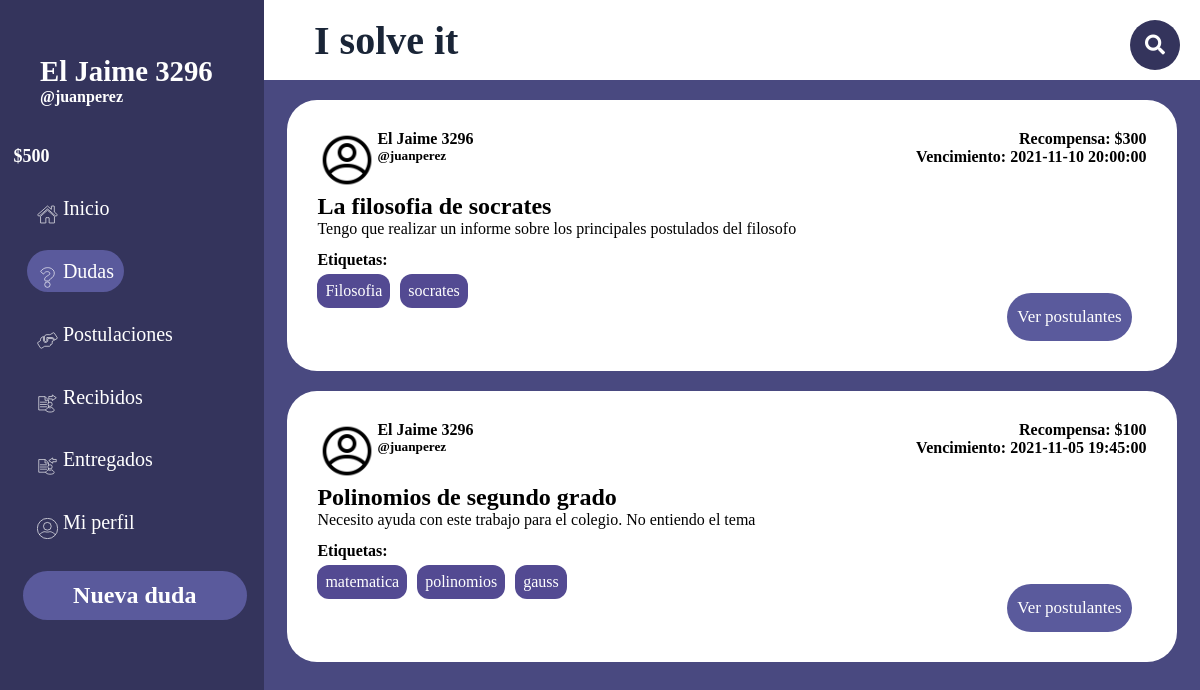
/PaginasBalsamiq/misdudas.php (signed in), run on the app's committed database.
### tables this page shows
CREATE TABLE `consulta` (
  `id_consulta` int(11) NOT NULL,
  `id_us` int(11) NOT NULL,
  `titulo` varchar(40) NOT NULL,
  `descripcion` varchar(280) NOT NULL,
  `recompensa` float NOT NULL,
  `fecha_subida` datetime NOT NULL DEFAULT current_timestamp(),
  `fecha_limite` datetime NOT NULL,
  `archivo` varchar(100) NOT NULL
);

CREATE TABLE `tag` (
  `id` int(11) NOT NULL,
  `tag` varchar(30) NOT NULL
);

### PaginasBalsamiq/misdudas.php (the view, shortened to what this page needs)
<!DOCTYPE html>
<html lang="es">
<head>
    <link rel="stylesheet" href="https://use.fontawesome.com/releases/v5.6.3/css/all.css">
    <link rel="stylesheet" href="style2.css">
    <link rel="stylesheet" href="NO_TOCAR.css">
    <link rel="stylesheet" href="publicacion_plantilla.css">
</head>
<body class="grid_container">
    <?php
        include('../ImplementarPHP/config.php');
    ?>
    <header class="header">
        <h1 class="ISolveIt">I solve it</h1>
        <div class="buscador">
            <div class="btn">
                <i class="fas fa-search icon"></i>
            </div>
        </div>
    </header>
    <aside class="sidebar">
        <div class="sidebar_usuario">
            <h4 class="h4"><?php echo $_SESSION['nombre']?></h4>
            <h5 class="h5">@<?php echo $_SESSION['username']?></h5>
            <h5 class="tokens">$<?php echo $_SESSION['tokens']?></h5>
        </div>
        <div class="sidebar_menu">
            <ul>
                <li class="botones_sidebar"><a class="a" href="inicio.php"><img class="iconos_sidebar" src="../PagInicio/Recursos/iconos/Inicio.svg" alt=""> Inicio</a></li>
                <li class="botones_sidebar"><a class="a" href="misdudas.php" style="background-color: #5a5a9c"><img class="iconos_sidebar" src="../PagInicio/Recursos/iconos/Dudas.svg" alt=""> Dudas</a></li>
                <li class="botones_sidebar"><a class="a" href="postulaciones.php"><img class="iconos_sidebar" src="../PagInicio/Recursos/iconos/Postulaciones.svg" alt=""> Postulaciones</a></li>
                <li class="botones_sidebar"><a class="a" href="recibidos.php"><img class="iconos_sidebar" src="../PagInicio/Recursos/iconos/Publicaciones_que_te_entregaron.svg" alt=""> Recibidos</a></li>
                <li class="botones_sidebar"><a class="a" href="entregados.php"><img class="iconos_sidebar" src="../PagInicio/Recursos/iconos/Publicaciones_Entregadas.svg" alt=""> Entregados</a></li>
                <li class="botones_sidebar"><a class="a" href="perfil.php"><img class="iconos_sidebar" id="icono_miperfil" src="../PagInicio/Recursos/iconos/Mi Perfil.svg" alt=""> Mi perfil</a></li>
            </ul>
        </div>
        <a href="nuevaPublicacion.php"><h2 class="h2">Nueva duda</h2></a>
    </aside>
    <div class="main">
        <div class="mainCont">
        <?php
            $i = 0;
            $consulta = $conn->prepare("SELECT * FROM consulta WHERE id_us = '".$_SESSION['id_us']."'");
            $consulta ->execute();
            while ($resultadoUser = $consulta->fetch(PDO::FETCH_ASSOC)) {
                echo'
                <div class="publicacion_preview" onclick="EntrarPublicacion(this.id);" id="'.$resultadoUser['id_consulta'].'">
                <div class="data">
                    <div class="foto">
                        <img class="fotoPerfil" src="recursos/fotoPerfil/'.$_SESSION['imagen'].'.png" alt="'.$_SESSION['username'].'">
                    </div>
                    <div class="usuario">
                        <h4>'.$_SESSION["nombre"].'</h4>
                        <h5>@'.$_SESSION["username"].'</h5>
                    </div>
                    <div class="recoyvenc">
                        <h4>Recompensa: $'.$resultadoUser["recompensa"].'</h4>
                        <h4>Vencimiento: '.$resultadoUser["fecha_limite"].'</h4>
                    </div>
                </div>
                <div class="cuerpo">
                    <h2>'.$resultadoUser['titulo'].'</h2>
                    <p class="desc">'.$resultadoUser['descripcion'].'</p>
                </div>
                <div class="tags">
                    <h4>Etiquetas: </h4>
                    <ul class="tags_list">
                ';
                $consulta5 = $conn->prepare("SELECT tag_cons FROM tag_cons WHERE id_cons = '".$resultadoUser['id_consulta']."'");
                $consulta5 ->execute();
                while($resultadoTagCons = $consulta5->fetch(PDO::FETCH_ASSOC)){
                    $consulta6 = $conn->prepare("SELECT tag FROM tag WHERE id = '".$resultadoTagCons['tag_cons']."'");
                    $consulta6 ->execute();
                    while($resultadoTag = $consulta6->fetch(PDO::FETCH_ASSOC)){
                        echo'<li class="tag">'.$resultadoTag['tag'].'</li>';
                    }
                }
                echo'
                                            </ul>
                                        </div>
                                ';
                                if($resultadoUser['id_us'] != $_SESSION['id_us']){
                                    echo'
                                        <div class="postularDiv">
                                    ';
                                    $i++;
                                    $consultaConcurso = $conn->prepare("SELECT id_concurso FROM concurso WHERE (id_consulta = '".$resultadoUser["id_consulta"]."' AND id_us = '".$_SESSION['id_us']."')");
                                    $consultaConcurso ->execute();
                                    if($resultadoConcurso = $consultaConcurso->fetch(PDO::FETCH_ASSOC)){
                                        echo'
                                            <form action="../ImplementarPHP/postular-cancelar.php" method="POST" id="cancelar'.$i.'">
                                                <input type="hidden" name="id_cons" value="'.$resultadoUser['id_consulta'].'">
                                                <input value="Cancelar postulacion" type="submit" class="postularBtn cancelar" name="cancelar" form="cancelar'.$i.'">
                                            </form>
                                        ';
                                    }
                                    else{
                                        echo'
                                        <form action="../ImplementarPHP/postular-cancelar.php" method="POST" id="postular'.$i.'">
                                            <input type="hidden" name="id_cons" value="'.$resultadoUser['id_consulta'].'">
                                            <input value="Postularme" type="submit" class="postularBtn postular" name="postular" form="postular'.$i.'">
                                        </form>
                                        ';
                                    }
                                    echo'
                                        </div>
                                    ';
                                }
                                else{
                                    echo'
                                        <div class="postularDiv">
                                            <input value="Ver postulantes" type="submit" class="postularBtn verPostulantes" name="verPostulantes">
                                        </div>
                                    ';
                                }
                                echo'
                                    </div>
                                ';
            }
        ?>
        </div>
    </div>
</body>
</html>

### PaginasBalsamiq/style2.css (style rules this page uses)
* { margin: 0; padding: 0; box-sizing: border-box; font-family: "corbel"; }
html { height: 100%; }
body { min-height: 100%; }
.grid_container { display: grid; grid-template: "sidebar header" 10vh "sidebar main" 90vh/ 22% auto; }
.header { background-color: white; grid-area: header; display: grid; align-items: center; grid-template: "titu busc" / auto 25% }
.ISolveIt { grid-area: titu; text-align: left; margin-left: 50px; color:#1a2537; font-size: 2.5rem; }
.a { font-size: 20px; text-decoration: none; color:white; padding: 10px; background-color: none; border-radius:50px ; }
a { text-decoration: none; }
.sidebar { background-color: #34345c; grid-area: sidebar; text-align: center; color:rgb(26, 21, 21); border-right:1px solid #34345c; }
.h2 { background-color: #5a5a9c; color:white; border-radius: 30px; padding:11px; width: 85%; margin-left: 23px; margin-top: 10%; }
.h4 { color:white; text-align: left; margin:55px 0px -40px 40px; font-size: 1.8rem; }
.h5 { color:white; text-align: left; margin:40px; font-size: 1rem; }
.tokens { color: white; margin-right: 200px; font-size: large; font-family: corbel; }
.main { background-color: #494980; grid-area: main; overflow-y: scroll; position: relative; }
.botones_sidebar { margin: 17px; padding: 10px; list-style: none; text-align: left; }
.iconos_sidebar { position: relative; top: 10px; width: 10%; height: auto; }

### PaginasBalsamiq/NO_TOCAR.css (style rules this page uses)
a { text-decoration: none; color: white }
input { width: 50%; height:100%; border-radius: 3px; border: 1px solid rgb(255, 255, 255); }
.buscador { width: 220px; height: 30px; padding: 5px; display: flex; justify-content: right; }
.btn { position:absolute; margin-top: -10px; right:0; height: 50px; width: 50px; line-height: 50px; background-color: #34345c; text-align: center; color: white; font-size: 20px; border-radius: 50%; cursor: pointer; margin-right: 20px; }

### PaginasBalsamiq/publicacion_plantilla.css (style rules this page uses)
.publicacion_preview { background-color: white; border-radius: 30px; height: auto; display: grid; grid-template: "data" 30% "cuerpo" auto "tags" 20%; padding: 30px; text-align: left; margin: auto; margin-top: 20px; max-width: 95%; cursor:pointer; }
.data { height: 100%; grid-area: data; display: flex; }
.cuerpo { grid-area: cuerpo; width: 60vw; }
.desc { width: 100%; word-wrap: break-word; max-height: 3rem; overflow:hidden; margin-bottom: 5px; }
.recoyvenc { margin-right: 0; margin-left: auto; text-align: right; }
.tags_list { display: flex; list-style: none; }
.tag { margin-right: 10px; background-color: rgb(83, 74, 146); border-radius: 12px; padding: 8px; color: white; margin-top: 5px; }
.fotoPerfil { width: 60px; }
.postularDiv { margin-right: 15px; margin-left: auto; }
.postularBtn { background-color: #5a5a9c; color: white; width: 100%; height: 100%; border: none; padding: 10px; border-radius: 30px; cursor: pointer; text-align: center; font-size: 17px; }

### data on the page
consulta: recompensa "300", fecha_limite "2021-11-10 20:00:00", titulo "La filosofia de socrates", descripcion "Tengo que realizar un informe sobre los principales postulados del filosofo"
tag: tag "Filosofia"
tag: tag "socrates"
consulta: recompensa "100", fecha_limite "2021-11-05 19:45:00", titulo "Polinomios de segundo grado", descripcion "Necesito ayuda con este trabajo para el colegio. No entiendo el tema"
tag: tag "matematica"
tag: tag "polinomios"
tag: tag "gauss"

### other printed values
$_SESSION['nombre'] "El Jaime 3296"
$_SESSION['username'] "juanperez"
$_SESSION['tokens'] "500"
